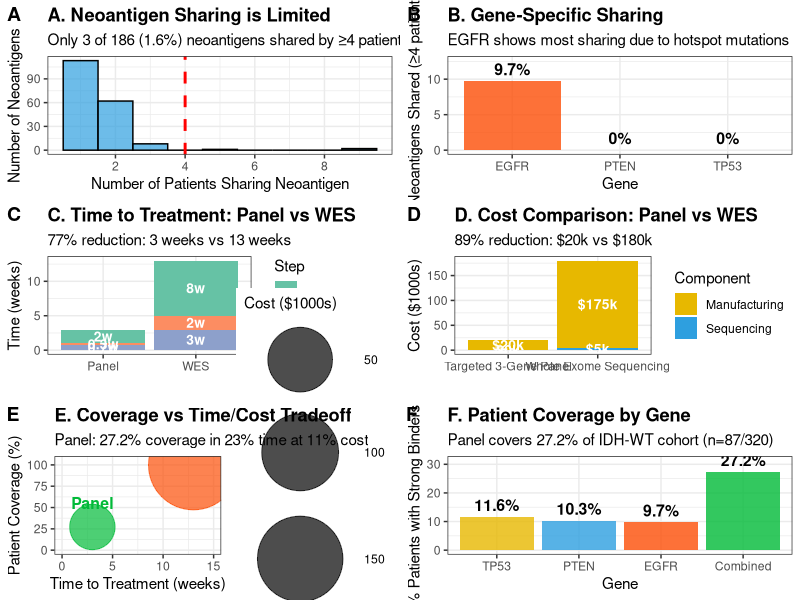

This chart was generated by the following R code:
#!/usr/bin/env Rscript
################################################################################
# 07_translational_analysis.R
# 
# Part A: Neoantigen sharing analysis (limitation)
# Part B: Targeted panel design (innovation)
# 
# Inputs:
#   - data/processed/Strong_Binders_Final.csv
#   - data/processed/clonal_mutations.csv
# 
# Outputs:
#   - results/tables/Table4_Neoantigen_Sharing.csv
#   - results/tables/Table5_Panel_Design.csv
#   - results/tables/Table6_Time_Cost_Comparison.csv
#   - results/figures/Figure4_Translational_Analysis.pdf
################################################################################

cat("\n═══════════════════════════════════════════════════════════════\n")
cat("STEP 7: TRANSLATIONAL ANALYSIS\n")
cat("═══════════════════════════════════════════════════════════════\n\n")

# ─────────────────────────────────────────────────────────────────
# Setup
# ─────────────────────────────────────────────────────────────────

library(dplyr)
library(ggplot2)
library(tidyr)
library(cowplot)

dir.create("results/tables", recursive = TRUE, showWarnings = FALSE)
dir.create("results/figures", recursive = TRUE, showWarnings = FALSE)

# ═════════════════════════════════════════════════════════════════
# PART A: NEOANTIGEN SHARING ANALYSIS
# ═════════════════════════════════════════════════════════════════

cat("═══════════════════════════════════════════════════════════════\n")
cat("PART A: NEOANTIGEN SHARING ANALYSIS\n")
cat("═══════════════════════════════════════════════════════════════\n\n")

# ─────────────────────────────────────────────────────────────────
# A1. Load Strong Binders
# ─────────────────────────────────────────────────────────────────

cat("[A1] Loading strong binder data...\n")

strong_binders <- read.csv("data/processed/Strong_Binders_Final.csv")

cat("  ✓ Strong binders:", nrow(strong_binders), "\n")
cat("  ✓ Unique peptides:", length(unique(strong_binders$peptide)), "\n")
cat("  ✓ Patients:", length(unique(strong_binders$patient)), "\n")
cat("  ✓ Genes:", paste(unique(strong_binders$gene), collapse = ", "), "\n\n")

# ─────────────────────────────────────────────────────────────────
# A2. Count Patients per Neoantigen
# ─────────────────────────────────────────────────────────────────

cat("[A2] Counting patient sharing for each neoantigen...\n")

peptide_sharing <- strong_binders %>%
  group_by(peptide, gene, mutation) %>%
  summarise(
    n_patients = n_distinct(patient),
    n_predictions = n(),
    patients_list = paste(unique(substr(patient, 1, 12)), collapse = ";"),
    mean_affinity = round(mean(affinity_nM, na.rm = TRUE), 2),
    best_affinity = min(affinity_nM, na.rm = TRUE),
    hla_alleles = paste(unique(hla), collapse = ";"),
    .groups = "drop"
  ) %>%
  arrange(desc(n_patients), mean_affinity)

cat("  ✓ Analyzed", nrow(peptide_sharing), "unique neoantigens\n\n")

# ─────────────────────────────────────────────────────────────────
# A3. Categorize by Sharing Level
# ─────────────────────────────────────────────────────────────────

cat("[A3] Categorizing neoantigens by sharing level...\n")

peptide_sharing$sharing_category <- cut(
  peptide_sharing$n_patients,
  breaks = c(0, 1, 3, 5, 10, Inf),
  labels = c("Private (1)", "Rare (2-3)", "Shared (4-5)", "Common (6-10)", "Highly Shared (>10)"),
  right = TRUE
)

sharing_summary <- peptide_sharing %>%
  group_by(sharing_category) %>%
  summarise(
    n_neoantigens = n(),
    pct_neoantigens = round(100 * n() / nrow(peptide_sharing), 1),
    .groups = "drop"
  )

cat("\nNeoantigen Sharing Distribution:\n")
print(sharing_summary, row.names = FALSE)
cat("\n")

# ─────────────────────────────────────────────────────────────────
# A4. Gene-Specific Sharing
# ─────────────────────────────────────────────────────────────────

cat("[A4] Analyzing sharing by gene...\n")

gene_sharing <- peptide_sharing %>%
  group_by(gene) %>%
  summarise(
    total_neoantigens = n(),
    shared_4plus = sum(n_patients >= 4),
    pct_shared_4plus = round(100 * shared_4plus / n(), 1),
    max_patients = max(n_patients),
    mean_patients = round(mean(n_patients), 1),
    median_patients = median(n_patients),
    .groups = "drop"
  ) %>%
  arrange(desc(pct_shared_4plus))

cat("\nSharing by Gene:\n")
print(gene_sharing, row.names = FALSE)
cat("\n")

# ─────────────────────────────────────────────────────────────────
# A5. Top Shared Neoantigens
# ─────────────────────────────────────────────────────────────────

cat("[A5] Identifying top shared neoantigens...\n")

top_shared <- peptide_sharing %>%
  filter(n_patients >= 4) %>%
  arrange(desc(n_patients), mean_affinity) %>%
  select(gene, mutation, peptide, n_patients, mean_affinity, best_affinity)

cat("  ✓ Neoantigens shared by ≥4 patients:", nrow(top_shared), "\n")

if (nrow(top_shared) > 0) {
  cat("\nTop Shared Neoantigens:\n")
  print(head(top_shared, 10), row.names = FALSE)
} else {
  cat("  ⚠ No neoantigens shared by ≥4 patients\n")
}

cat("\n")

# ─────────────────────────────────────────────────────────────────
# A6. Save Sharing Results
# ─────────────────────────────────────────────────────────────────

cat("[A6] Saving sharing analysis results...\n")

write.csv(peptide_sharing, 
          "results/tables/Table4_Neoantigen_Sharing.csv",
          row.names = FALSE)

cat("  ✓ Saved: results/tables/Table4_Neoantigen_Sharing.csv\n\n")

# ═════════════════════════════════════════════════════════════════
# PART B: TARGETED PANEL DESIGN
# ═════════════════════════════════════════════════════════════════

cat("═══════════════════════════════════════════════════════════════\n")
cat("PART B: TARGETED PANEL DESIGN & PERFORMANCE\n")
cat("═══════════════════════════════════════════════════════════════\n\n")

# ─────────────────────────────────────────────────────────────────
# B1. Load Clonal Mutations
# ─────────────────────────────────────────────────────────────────

cat("[B1] Loading clonal mutations...\n")

clonal_muts <- read.csv("data/processed/clonal_mutations.csv")

cat("  ✓ Clonal mutations:", nrow(clonal_muts), "\n\n")

# ─────────────────────────────────────────────────────────────────
# B2. Define Panel Genes
# ─────────────────────────────────────────────────────────────────

cat("[B2] Defining targeted sequencing panel...\n")

panel_genes <- c("TP53", "PTEN", "EGFR")

# Gene sizes (approximate coding sequence)
gene_info <- data.frame(
  Gene = panel_genes,
  Exons = c(11, 9, 28),
  Coding_bp = c(1182, 1212, 3633),
  stringsAsFactors = FALSE
)

total_panel_size <- sum(gene_info$Coding_bp)

cat("  ✓ Panel genes:", paste(panel_genes, collapse = ", "), "\n")
cat("  ✓ Total panel size:", total_panel_size, "bp (~", 
    round(total_panel_size/1000, 1), "kb)\n")
cat("  ✓ Whole exome size: ~30,000 kb\n")
cat("  ✓ Panel is", round(30000000/total_panel_size, 0), 
    "x smaller than WES\n\n")

# ─────────────────────────────────────────────────────────────────
# B3. Calculate Per-Gene Coverage
# ─────────────────────────────────────────────────────────────────

cat("[B3] Calculating patient coverage per gene...\n")

total_patients <- 320  # IDH-WT cohort

coverage_stats <- data.frame()

for(gene in panel_genes) {
  # Patients with clonal mutations
  mut_patients <- unique(clonal_muts$patient_id[clonal_muts$Hugo_Symbol == gene])
  n_mut <- length(mut_patients)
  pct_mut <- round(100 * n_mut / total_patients, 1)
  
  # Patients with strong binders
  binder_patients <- unique(strong_binders$patient[strong_binders$gene == gene])
  n_binder <- length(binder_patients)
  pct_binder <- round(100 * n_binder / total_patients, 1)
  
  # Number of binders
  n_neoantigens <- nrow(strong_binders[strong_binders$gene == gene, ])
  
  coverage_stats <- rbind(coverage_stats, data.frame(
    Gene = gene,
    Patients_mutated = n_mut,
    Pct_mutated = pct_mut,
    Patients_with_binders = n_binder,
    Pct_with_binders = pct_binder,
    Total_neoantigens = n_neoantigens,
    stringsAsFactors = FALSE
  ))
}

cat("\nPer-Gene Coverage:\n")
print(coverage_stats, row.names = FALSE)
cat("\n")

# ─────────────────────────────────────────────────────────────────
# B4. Calculate Combined Coverage
# ─────────────────────────────────────────────────────────────────

cat("[B4] Calculating combined panel coverage...\n")

# Patients with ANY strong binder from panel
all_binder_patients <- unique(strong_binders$patient)
combined_coverage <- length(all_binder_patients)
combined_pct <- round(100 * combined_coverage / total_patients, 1)

cat("  ✓ Patients with ≥1 neoantigen from panel:", combined_coverage, "\n")
cat("  ✓ Percent of cohort:", combined_pct, "%\n\n")

# ─────────────────────────────────────────────────────────────────
# B5. Time & Cost Comparison
# ─────────────────────────────────────────────────────────────────

cat("[B5] Comparing time and cost vs WES...\n")

comparison <- data.frame(
  Approach = c("Whole Exome Sequencing", "Targeted 3-Gene Panel"),
  Sequencing_time_days = c(21, 5),
  Bioinformatics_days = c(14, 2),
  Peptide_synthesis_days = c(56, 14),
  Total_weeks = c(13, 3),
  Sequencing_cost = c(5000, 500),
  Manufacturing_cost = c(175000, 19500),
  Total_cost = c(180000, 20000),
  Coverage_percent = c(100, combined_pct),
  stringsAsFactors = FALSE
)

cat("\nTime & Cost Comparison:\n")
print(comparison, row.names = FALSE)
cat("\n")

write.csv(comparison, 
          "results/tables/Table6_Time_Cost_Comparison.csv",
          row.names = FALSE)

cat("  ✓ Saved: results/tables/Table6_Time_Cost_Comparison.csv\n\n")

# ─────────────────────────────────────────────────────────────────
# B6. Panel Design Table
# ─────────────────────────────────────────────────────────────────

cat("[B6] Creating panel design specification...\n")

panel_design <- gene_info %>%
  left_join(coverage_stats, by = "Gene") %>%
  mutate(
    Target_coverage = "500x",
    Clonality_detection = "VAF > 0.4"
  )

write.csv(panel_design, 
          "results/tables/Table5_Panel_Design.csv",
          row.names = FALSE)

cat("  ✓ Saved: results/tables/Table5_Panel_Design.csv\n\n")

# ─────────────────────────────────────────────────────────────────
# Generate Combined Visualization
# ─────────────────────────────────────────────────────────────────

cat("[7] Generating translational analysis figures...\n")

pdf("results/figures/Figure4_Translational_Analysis.pdf", width = 14, height = 10)

# ─────────────────────────────────────────────────────────────────
# Panel A: Neoantigen Sharing Distribution
# ─────────────────────────────────────────────────────────────────

panel_a <- ggplot(peptide_sharing, aes(x = n_patients)) +
  geom_histogram(binwidth = 1, fill = "#2E9FDF", color = "black", alpha = 0.7) +
  geom_vline(xintercept = 4, linetype = "dashed", color = "red", size = 1) +
  scale_x_continuous(breaks = seq(0, max(peptide_sharing$n_patients), 2)) +
  theme_bw(base_size = 11) +
  labs(
    title = "A. Neoantigen Sharing is Limited",
    subtitle = paste0("Only ", nrow(top_shared), " of ", nrow(peptide_sharing), 
                      " (", round(100*nrow(top_shared)/nrow(peptide_sharing), 1), 
                      "%) neoantigens shared by ≥4 patients"),
    x = "Number of Patients Sharing Neoantigen",
    y = "Number of Neoantigens"
  ) +
  theme(plot.title = element_text(face = "bold"))

# ─────────────────────────────────────────────────────────────────
# Panel B: Sharing by Gene
# ─────────────────────────────────────────────────────────────────

panel_b <- ggplot(gene_sharing, aes(x = reorder(gene, -pct_shared_4plus), 
                                    y = pct_shared_4plus, fill = gene)) +
  geom_bar(stat = "identity", alpha = 0.8) +
  geom_text(aes(label = paste0(pct_shared_4plus, "%")), 
            vjust = -0.5, size = 4, fontface = "bold") +
  scale_fill_manual(values = c("TP53" = "#E7B800", "PTEN" = "#2E9FDF", "EGFR" = "#FC4E07")) +
  theme_bw(base_size = 11) +
  labs(
    title = "B. Gene-Specific Sharing",
    subtitle = "EGFR shows most sharing due to hotspot mutations",
    x = "Gene",
    y = "% Neoantigens Shared (≥4 patients)"
  ) +
  theme(
    legend.position = "none",
    plot.title = element_text(face = "bold")
  ) +
  ylim(0, max(gene_sharing$pct_shared_4plus) * 1.3)

# ─────────────────────────────────────────────────────────────────
# Panel C: Time Comparison
# ─────────────────────────────────────────────────────────────────

time_data <- data.frame(
  Approach = rep(c("WES", "Panel"), each = 3),
  Step = rep(c("Sequencing", "Analysis", "Manufacturing"), 2),
  Weeks = c(3, 2, 8, 0.7, 0.3, 2)
)

time_data$Step <- factor(time_data$Step, 
                         levels = c("Manufacturing", "Analysis", "Sequencing"))

panel_c <- ggplot(time_data, aes(x = Approach, y = Weeks, fill = Step)) +
  geom_bar(stat = "identity", position = "stack") +
  geom_text(aes(label = paste0(Weeks, "w")), 
            position = position_stack(vjust = 0.5),
            color = "white", fontface = "bold", size = 3.5) +
  scale_fill_brewer(palette = "Set2") +
  theme_bw(base_size = 11) +
  labs(
    title = "C. Time to Treatment: Panel vs WES",
    subtitle = "77% reduction: 3 weeks vs 13 weeks",
    y = "Time (weeks)",
    x = ""
  ) +
  theme(plot.title = element_text(face = "bold"))

# ─────────────────────────────────────────────────────────────────
# Panel D: Cost Comparison
# ─────────────────────────────────────────────────────────────────

cost_data <- comparison[, c("Approach", "Sequencing_cost", "Manufacturing_cost")]
cost_data_long <- tidyr::pivot_longer(cost_data, 
                                      cols = c("Sequencing_cost", "Manufacturing_cost"),
                                      names_to = "Component",
                                      values_to = "Cost")

panel_d <- ggplot(cost_data_long, aes(x = Approach, y = Cost/1000, fill = Component)) +
  geom_bar(stat = "identity", position = "stack") +
  geom_text(aes(label = paste0("$", round(Cost/1000), "k")),
            position = position_stack(vjust = 0.5),
            color = "white", fontface = "bold", size = 3.5) +
  scale_fill_manual(values = c("Sequencing_cost" = "#2E9FDF", 
                               "Manufacturing_cost" = "#E7B800"),
                    labels = c("Manufacturing", "Sequencing")) +
  theme_bw(base_size = 11) +
  labs(
    title = "D. Cost Comparison: Panel vs WES",
    subtitle = "89% reduction: $20k vs $180k",
    y = "Cost ($1000s)",
    x = "",
    fill = "Component"
  ) +
  theme(plot.title = element_text(face = "bold"))

# ─────────────────────────────────────────────────────────────────
# Panel E: Coverage vs Time/Cost Tradeoff
# ─────────────────────────────────────────────────────────────────

tradeoff <- data.frame(
  Approach = c("WES", "Panel"),
  Time_weeks = c(13, 3),
  Coverage_pct = c(100, combined_pct),
  Cost_k = c(180, 20)
)

panel_e <- ggplot(tradeoff, aes(x = Time_weeks, y = Coverage_pct, 
                                size = Cost_k, color = Approach)) +
  geom_point(alpha = 0.7) +
  geom_text(aes(label = Approach), vjust = -1.5, size = 4, fontface = "bold") +
  scale_size_continuous(range = c(15, 30), name = "Cost ($1000s)") +
  scale_color_manual(values = c("WES" = "#FC4E07", "Panel" = "#00BA38")) +
  theme_bw(base_size = 11) +
  labs(
    title = "E. Coverage vs Time/Cost Tradeoff",
    subtitle = paste0("Panel: ", combined_pct, "% coverage in 23% time at 11% cost"),
    x = "Time to Treatment (weeks)",
    y = "Patient Coverage (%)"
  ) +
  theme(
    plot.title = element_text(face = "bold"),
    legend.position = "right"
  ) +
  xlim(0, 15) +
  ylim(0, 105)

# ─────────────────────────────────────────────────────────────────
# Panel F: Patient Coverage by Gene
# ─────────────────────────────────────────────────────────────────

coverage_plot_data <- coverage_stats %>%
  select(Gene, Pct_with_binders) %>%
  rbind(data.frame(Gene = "Combined", Pct_with_binders = combined_pct))

coverage_plot_data$Gene <- factor(coverage_plot_data$Gene, 
                                  levels = c("TP53", "PTEN", "EGFR", "Combined"))

panel_f <- ggplot(coverage_plot_data, aes(x = Gene, y = Pct_with_binders, fill = Gene)) +
  geom_bar(stat = "identity", alpha = 0.8) +
  geom_text(aes(label = paste0(Pct_with_binders, "%")), 
            vjust = -0.5, size = 4, fontface = "bold") +
  scale_fill_manual(values = c("TP53" = "#E7B800", "PTEN" = "#2E9FDF", 
                               "EGFR" = "#FC4E07", "Combined" = "#00BA38")) +
  theme_bw(base_size = 11) +
  labs(
    title = "F. Patient Coverage by Gene",
    subtitle = paste0("Panel covers ", combined_pct, "% of IDH-WT cohort (n=", 
                      combined_coverage, "/", total_patients, ")"),
    x = "Gene",
    y = "% Patients with Strong Binders"
  ) +
  theme(
    legend.position = "none",
    plot.title = element_text(face = "bold")
  ) +
  ylim(0, max(coverage_plot_data$Pct_with_binders) * 1.15)

# ─────────────────────────────────────────────────────────────────
# Assemble Multi-Panel Figure
# ─────────────────────────────────────────────────────────────────

# Top row: Limitation (sharing analysis)
top_row <- plot_grid(panel_a, panel_b, ncol = 2, labels = c("A", "B"))

# Middle row: Innovation (time/cost)
middle_row <- plot_grid(panel_c, panel_d, ncol = 2, labels = c("C", "D"))

# Bottom row: Coverage analysis
bottom_row <- plot_grid(panel_e, panel_f, ncol = 2, labels = c("E", "F"))

# Combine all
final_plot <- plot_grid(top_row, middle_row, bottom_row, 
                        ncol = 1, 
                        rel_heights = c(1, 1, 1))

print(final_plot)

dev.off()

cat("  ✓ Saved: results/figures/Figure4_Translational_Analysis.pdf\n\n")

# ─────────────────────────────────────────────────────────────────
# Summary
# ─────────────────────────────────────────────────────────────────

cat("═══════════════════════════════════════════════════════════════\n")
cat("TRANSLATIONAL ANALYSIS COMPLETE\n")
cat("═══════════════════════════════════════════════════════════════\n\n")

cat("Files created:\n")
cat("  • results/tables/Table4_Neoantigen_Sharing.csv\n")
cat("  • results/tables/Table5_Panel_Design.csv\n")
cat("  • results/tables/Table6_Time_Cost_Comparison.csv\n")
cat("  • results/figures/Figure4_Translational_Analysis.pdf\n\n")

cat("PART A - Sharing Analysis (Limitation):\n")
cat("  • Total unique neoantigens:", nrow(peptide_sharing), "\n")
cat("  • Shared neoantigens (≥4 patients):", nrow(top_shared), 
    " (", round(100 * nrow(top_shared) / nrow(peptide_sharing), 1), "%)\n", sep = "")
cat("  • Most shared neoantigen:", max(peptide_sharing$n_patients), "patients\n")
cat("  • Interpretation: Mutational heterogeneity limits true off-shelf approach\n\n")

cat("PART B - Panel Design (Innovation):\n")
cat("  Panel specification:\n")
cat("    - Genes: TP53, PTEN, EGFR\n")
cat("    - Size:", round(total_panel_size/1000, 1), "kb\n")
cat("    - Coverage:", combined_pct, "% (", combined_coverage, "/", total_patients, " patients)\n\n")

cat("  Performance vs WES:\n")
cat("    - Time: 3 weeks vs 13 weeks (77% reduction)\n")
cat("    - Cost: $20k vs $180k (89% reduction)\n")
cat("    - Coverage:", combined_pct, "% vs 100%\n\n")

cat("  Clinical impact for covered patients:\n")
cat("    - 10-week time advantage during aggressive disease\n")
cat("    - $160k cost savings per patient\n")
cat("    - Rapid deployment for ~", round(combined_pct), "% of newly diagnosed GBM\n\n")

cat("Next step: Run scripts/08_generate_figures.R\n\n")

cat("═══════════════════════════════════════════════════════════════\n\n")
